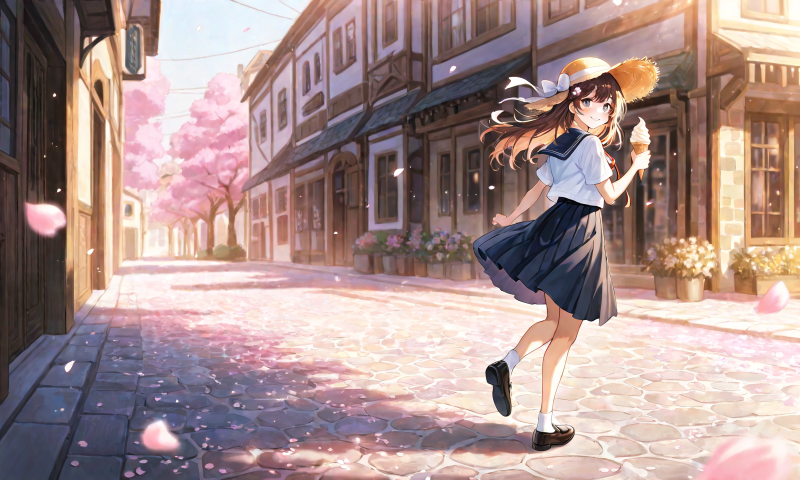
#> input picture images/sample/sample3.png, 1600 x 960 px (shown at 1/2 size); its folder holds 4 pictures in this run
$ python IllustUpdater.py
#> lines starting #> are read from the running program, lines starting #| are printed output that depends on the picture
### ImageUpdater.py
import requests
import io
import functools
from PIL import Image
from tqdm.contrib.concurrent import thread_map

class ImageUpdater():

    def __init__(self):
        self.urls = [
            "http://display1.raspi.rikuta:8000/display",
            "http://display2.raspi.rikuta:8000/display",
            "http://display3.raspi.rikuta:8000/display",
        ]

    # [13 lines left out: function __send_image, not called in this run]

    def image_request(self, images):
        assert len(images) == len(self.urls)
        with requests.Session() as session:
            tasks = list(zip(images, self.urls))
            bound = functools.partial(self.__send_image, session=session)
            results = thread_map(
                lambda args: bound(*args),  # (image, url) を展開
                tasks,
                max_workers=len(tasks),
                chunksize=1,
                desc="Uploading images"
            )
        return results

    def update(self):
        raise Exception("Please override this function.")

### IllustUpdater.py
from ImageUpdater import ImageUpdater
import os
import random
from PIL import Image


class IllustUpdater(ImageUpdater):
    def __init__(self, base_folder):
        super().__init__()
        self.base_folder = base_folder
        self.__reload_images()

    def __reload_images(self):
        self.files = os.listdir(self.base_folder)
        while len(self.files)<len(self.urls):
            self.files.append(random.choice(os.listdir(self.base_folder)))
        random.shuffle(self.files)

    def update(self):
        if len(self.files)>=len(self.urls):
            pathes = [os.path.join(self.base_folder, self.files.pop(0)) for i in range(len(self.urls))]
            imgs = [Image.open(path) for path in pathes]
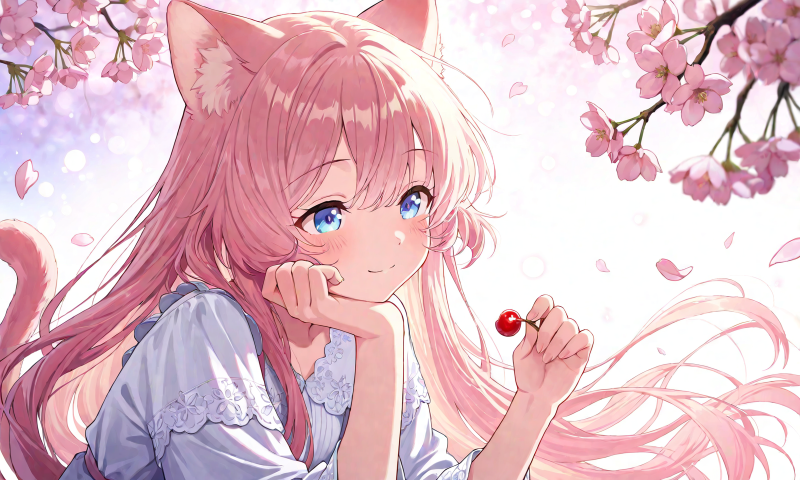
#> input picture images/sample/sample1.png, 1600 x 960 px (shown at 1/2 size)
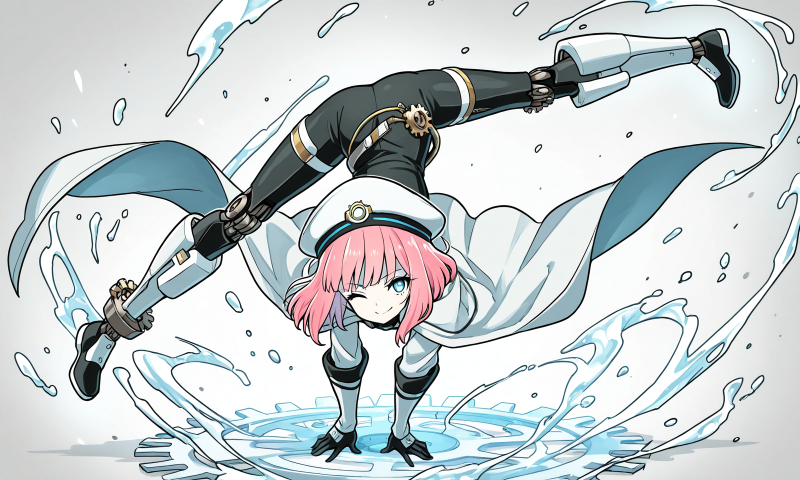
#> input picture images/sample/sample2.png, 1600 x 960 px (shown at 1/2 size)
#> imgs = 3 items
            self.image_request(imgs)
        else:
            self.__reload_images()
            self.update()

if __name__ == "__main__":
    updater = IllustUpdater("./images/sample")
#> (the run stopped early here; a loop or call above may not have finished)
